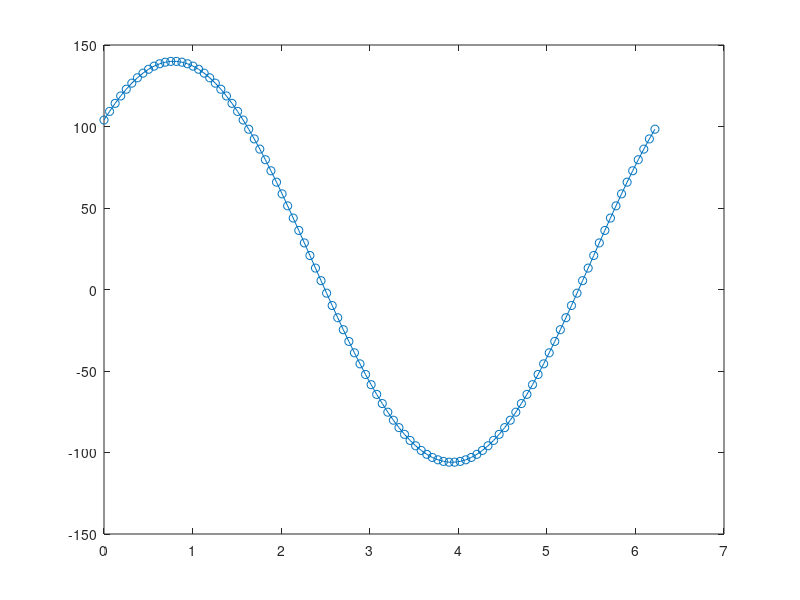

MATLAB code for this plot: (Note: this script raises an error after producing the figure.)
%**************************************************************************
% This algorithm solves non-linear curve fit of sinusoidal function 
% based on levenberg-marquardt approach
%**************************************************************************
clear all
close all
%**************************************************************************
% initial parameters
% amplitude
x01=0;
% phase shift
x02=0;
% offset
x03=0;
% initial vector
x0=[x01 x02 x03];
%**************************************************************************
% maximum number of iterations
k_max=1000;
% epsilon 1
epsilon_1=1.0e-8;
% epsilon 2
epsilon_2=1.0e-8;
% tau
tau=1.0e-3;
%**************************************************************************
% number of experimental points
M=100;
% initialize x and y vectors
t_data=zeros(1,M);
y_data=zeros(1,M);
% generate x points
for index_0=1:M
    t_data(1,index_0)=((2*pi)/M)*(index_0-1)
end
%**************************************************************************
% set parameters of sinusoidal function
% amplitude
x1=123;
% phase shift
x2=pi/4;
% offset
x3=17;
% generate y ponits
y_data(1,:)=x1*sin(t_data(1,:)+x2)+x3;
%**************************************************************************
% plot experimental function
plot(t_data(1,:), y_data(1,:), '-o');
%**************************************************************************
% perform fit using levmar_sinus function
%**************************************************************************
fit_result=levmar_sinus(t_data, y_data, x0, k_max, epsilon_1, epsilon_2, tau);
%**************************************************************************
% define function for levenberg-marquardt algorithm - for fit of sinusoidal
% function
%**************************************************************************
% Explanation of function parameters
% parameters of function are: t_data (x coordinates of sinusoidal
% function); y_data (y coordinates of sinusoidal function); initial fit
% parameters e.g. x0 = [0 0 0]; maximum number of iterations e.g.
% k_max=1000; epsilon_1=1.0e-8 (good value); epsilon_2=1.0e-8 (good value); 
% tau=1.0e-3 (good value);
%**************************************************************************
function [x_new] = levmar_sinus(t_data, y_data, x0, k_max, epsilon_1, epsilon_2, tau)
    %**************************************************************************
    % beginning of algorithm
    %**************************************************************************
    % initial iteration variable
    k=0;
    ni=2;
    M=length(t_data(1,:));
    % define Jacobian matrix
    J=zeros(M,3);
    % fill Jacobian matrix
    J(:,1)=(-1.0)*sin(t_data(1,:)+x0(1,2));
    J(:,2)=(-1.0)*x0(1,1)*cos(t_data(1,:)+x0(1,2));
    J(:,3)=-1;
    % calculate A matrix
    A(:,:)=transpose(J(:,:))*J(:,:);
    % caclulate function f
    f=zeros(1,M);
    f=y_data(1,:)-x0(1,1)*sin(t_data(1,:)+x0(1,2))-x0(1,3);
    % calculate g
    g=transpose(J(:,:))*transpose(f(1,:));
    % calculate g norm
    g_norm=sqrt(sum(g(:,1).*g(:,1)));
    % boolean variable
    found_bool=(g_norm <= epsilon_1);
    % define mi
    mi=tau*max(diag(A(:,:)));
    % initialize x vector
    x=x0(1,:);
    while ((~found_bool) & (k < k_max))
        % increase iteration by one
        k=k+1
        B=A+mi*eye(3);
        h_lm=(-1.0)*transpose(g)*inv(B);
        h_lm_norm=sqrt(sum(h_lm(1,:).*h_lm(1,:)));
        x_norm=sqrt(sum(x(1,:).*x(1,:)));
        if (h_lm_norm <= epsilon_2*(x_norm+epsilon_2))
            found_bool=1;
        else
            x_new=x(1,:)+h_lm(1,:)
            % calculate F(x)
            % caclulate function f
            f=zeros(1,M);
            f=y_data(1,:)-x(1,1)*sin(t_data(1,:)+x(1,2))-x(1,3);
            F_x=0.5*sum(f(1,:).*f(1,:));
            % calculate F(x_new)
            f=zeros(1,M);
            f=y_data(1,:)-x_new(1,1)*sin(t_data(1,:)+x_new(1,2))-x_new(1,3);
            F_x_new=0.5*sum(f(1,:).*f(1,:));
            % ro denominator
            ro_denominator=0.5*h_lm(1,:)*(mi*transpose(h_lm(1,:))-g(:,1));
            % calculate ro - gain ratio
            ro=(F_x-F_x_new)/ro_denominator;
            if (ro > 0)
                x=x_new(1,:);
                % define Jacobian matrix
                J=zeros(M,3);
                % fill Jacobian matrix
                J(:,1)=(-1.0)*sin(t_data(1,:)+x(1,2));
                J(:,2)=(-1.0)*x(1,1)*cos(t_data(1,:)+x(1,2));
                J(:,3)=-1;
                % calculate A matrix
                A(:,:)=transpose(J(:,:))*J(:,:);
                % caclulate function f
                f=zeros(1,M);
                f=y_data(1,:)-x(1,1)*sin(t_data(1,:)+x(1,2))-x(1,3);
                % calculate g
                g=transpose(J(:,:))*transpose(f(1,:));
                % calculate g norm
                g_norm=sqrt(sum(g(:,1).*g(:,1)));
                % boolean variable
                found_bool=(g_norm <= epsilon_1);
                % calculate mi
                mi=mi*max([(1/3) (1-(2*ro-1)^3)]);
                % define ni
                ni=2;
            else
                % calculate mi
                mi=mi*ni;
                % calculate ni
                ni=2*ni;
            end
        end    
    end
    %**************************************************************************
    % end of algorithm 
    %**************************************************************************
end
%**************************************************************************
% End
%**************************************************************************